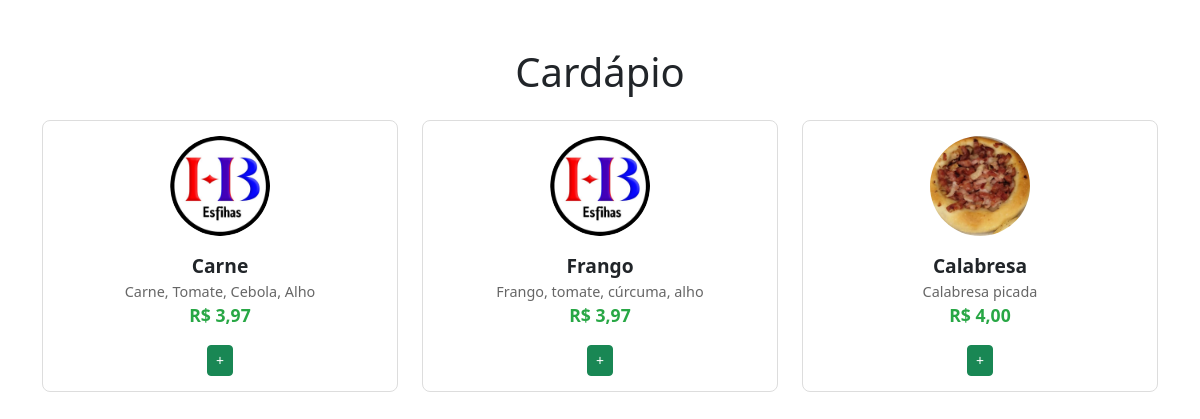
Before: / with the older database file.
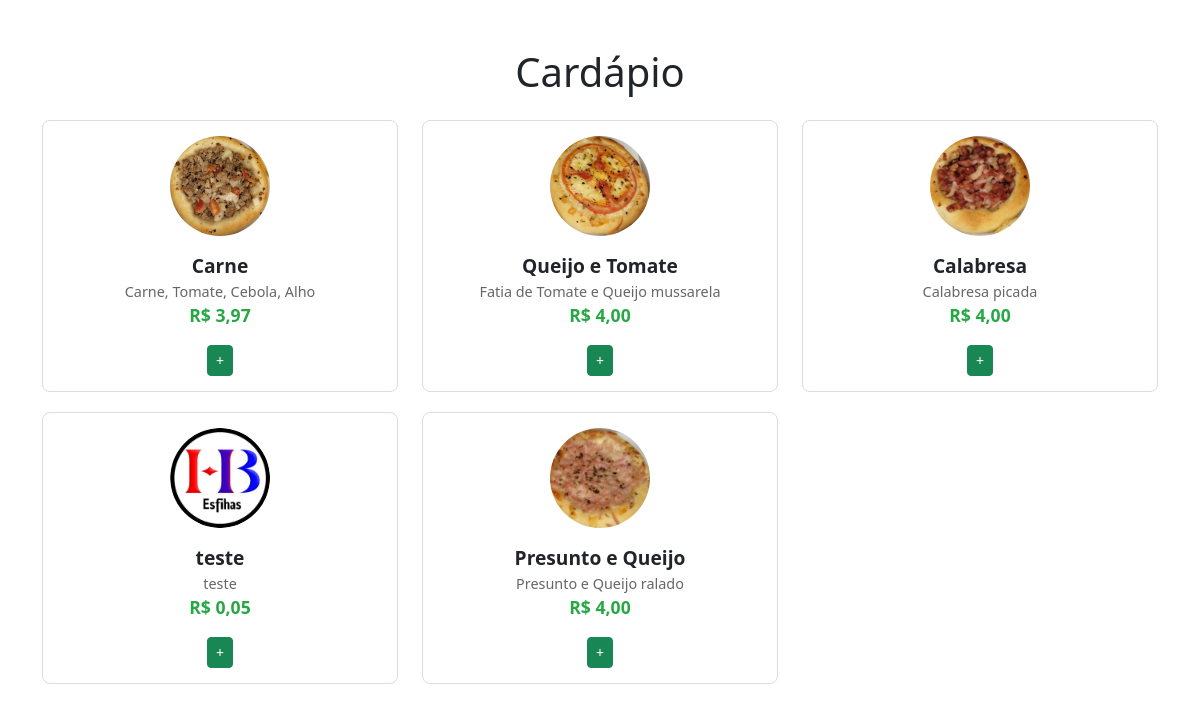
After: the same page with the newer database file.
### delivery/models.py (models this page shows, shortened)
class Produto(models.Model):
    nome = models.CharField(max_length=30, unique=True, help_text="Nome do sabor da esfiha")
    descricao = models.TextField(blank=True, help_text="Descrição dos igredientes")
    preco = models.DecimalField(max_digits=3, decimal_places=2)
    imagem = models.ImageField(upload_to='produtos/',blank=True, null=True)

### delivery/views.py (the view)
# urls.py: path('', views.home, name='home'),
def home(request):
    produtos = Produto.objects.all()
    return render(request, 'home.html', {'produtos': produtos})

### delivery/templates/home.html (shortened to what this page needs)
<!DOCTYPE html>
{% load static %}
<html lang="pt-br">
<head>
    <link rel="stylesheet" href="{% static 'css/bootstrap.min.css' %}">
    <link rel="stylesheet" href="{% static 'css/custom.css' %}">
</head>
<body>
    <div class="container mt-5">
        <h1 class="text-center mb-4">Cardápio</h1>
        <div class="row">
            {% for produto in produtos %}
            <div class="col-md-4">
                <div class="product-card text-center">
                    {% if produto.imagem %}
                    <img src="{{ produto.imagem.url }}" alt="{{ produto.nome }}" class="product-img mb-3">
                    {% else %}
                    <img src="media/imagens/imagem_padrao.jpg" alt="img" class="product-img mb-3">
                    {% endif %}
                    <div class="product-name">{{ produto.nome }}</div>
                    <div class="product-description">{{ produto.descricao }}</div>
                    <div class="product-price">R$ {{ produto.preco|floatformat:2 }}</div>
                    <div class="mt-3">
                        <button class="btn btn-success btn-sm add-btn" onclick="addItem(this)">+</button>
                    </div>
                </div>
            </div>
            {% endfor %}
        </div>
    </div>
</body>
</html>

### static/css/custom.css (style rules this page uses)
.product-img { width: 100px; height: 100px; border-radius: 50%; object-fit: cover; }
.product-card { margin-bottom: 20px; border: 1px solid #ddd; border-radius: 8px; padding: 15px; }
.product-name { font-size: 1.2rem; font-weight: bold; }
.product-description { font-size: 0.9rem; color: #666; }
.product-price { font-size: 1.1rem; font-weight: bold; color: #28a745; }

Changed rows visible on the page:
removed Produto: nome "Frango", descricao "Frango, tomate, cúrcuma, alho", preco "3,97"
changed Produto "Carne": imagem: picture added
added Produto: imagem (picture), nome "Queijo e Tomate", descricao "Fatia de Tomate e Queijo mussarela", preco "4,00"
added Produto: nome "teste", descricao "teste", preco "0,05"
added Produto: imagem (picture), nome "Presunto e Queijo", descricao "Presunto e Queijo ralado", preco "4,00"
